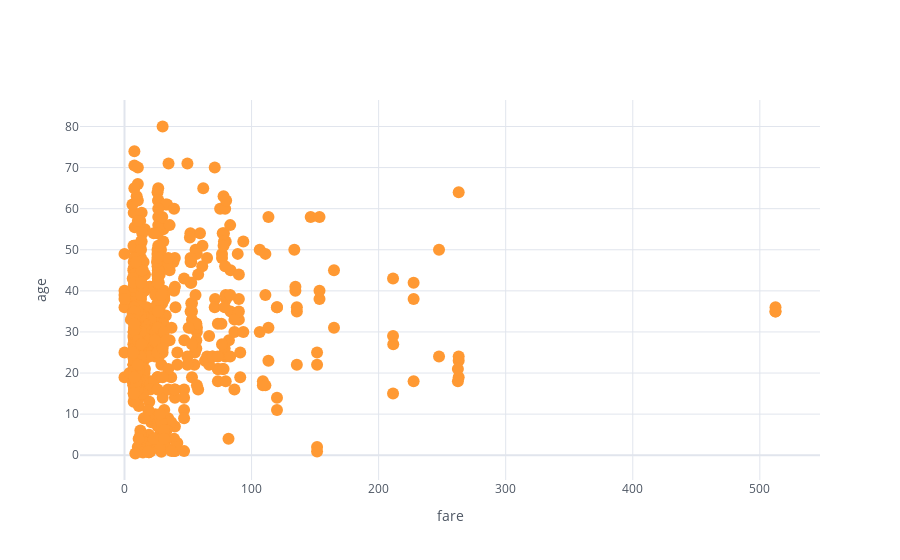

Notebook code for this chart:
### Code cell
cf.set_config_file(theme = 'white')
titanic.iplot(x = 'fare', y = 'age', mode = 'markers', xTitle = 'fare', yTitle = 'age')

### Figure 1 — Plotly figure (JSON) as saved in the notebook; plotly's stock layout.template omitted (floating-point values rounded to 4 significant figures; data arrays with more than 128 entries replaced by an {"elided": "..."} marker saying what was removed)
{"data": [{"line": {"color": "rgba(255, 153, 51, 1.0)", "dash": "solid", "shape": "linear", "width": 1.3}, "marker": {"size": 12, "symbol": "circle"}, "mode": "markers", "name": "age", "text": "", "type": "scatter", "x": {"elided": "891 float values"}, "y": {"elided": "891 mixed values"}}], "layout": {"autosize": true, "legend": {"bgcolor": "#FFFFFF", "font": {"color": "#4D5663"}}, "paper_bgcolor": "#FFFFFF", "plot_bgcolor": "#FFFFFF", "title": {"font": {"color": "#4D5663"}}, "xaxis": {"autorange": true, "gridcolor": "#E1E5ED", "range": [-32.54, 544.9], "showgrid": true, "tickfont": {"color": "#4D5663"}, "title": {"font": {"color": "#4D5663"}, "text": "fare"}, "type": "linear", "zerolinecolor": "#E1E5ED"}, "yaxis": {"autorange": true, "gridcolor": "#E1E5ED", "range": [-8.512, 88.93], "showgrid": true, "tickfont": {"color": "#4D5663"}, "title": {"font": {"color": "#4D5663"}, "text": "age"}, "type": "linear", "zerolinecolor": "#E1E5ED"}}}
